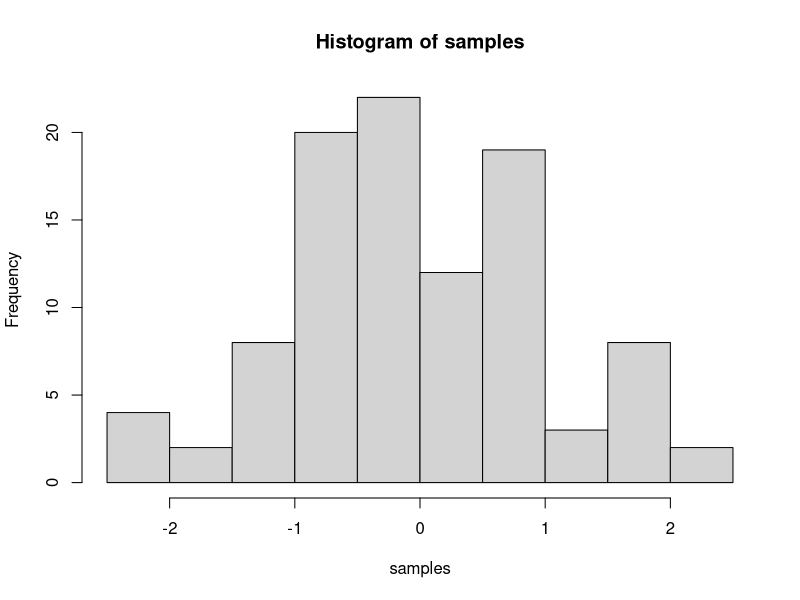

This chart was generated by the following R code:
## ---- chunk 1
knitr::opts_chunk$set(message=FALSE,warning=FALSE, cache=TRUE)
## ---- chunk 2
5*89
4+6
3*9
9-8
6/32

## ---- chunk 3
a <-56
b <- 19
c <- 99
a+b
a/c

## ---- chunk 4
samples <- rnorm(100, mean=0, sd=1)
hist(samples)
## ---- chunk 5
1+2
2*5
5/3
(1+6+4)/5

## ---- chunk 6
a<-1
b<-2
a+b

d<-c(1,2,3)
e<-c(5,6,7)
d+e
d*e
d/e

## ---- chunk 7
# for loop solution
# i becomes the number 1 to 100 at each step of the loop


a <- length(100) # make empty variable, set length to 100
for (i in 1:100){
  a[i] <-i #assigns the number in i, to the ith index of a
}

print(a)

# for loop solution #2

a<-c() #create empty variable using combine command
for (i in 1:100){
  a<-c(a,i) # keeps combining a with itself and the new number in i
}
print(a)

# seq solution
a <- seq(1,100,1) # look up help for seq using ?seq() in console
print(a)

